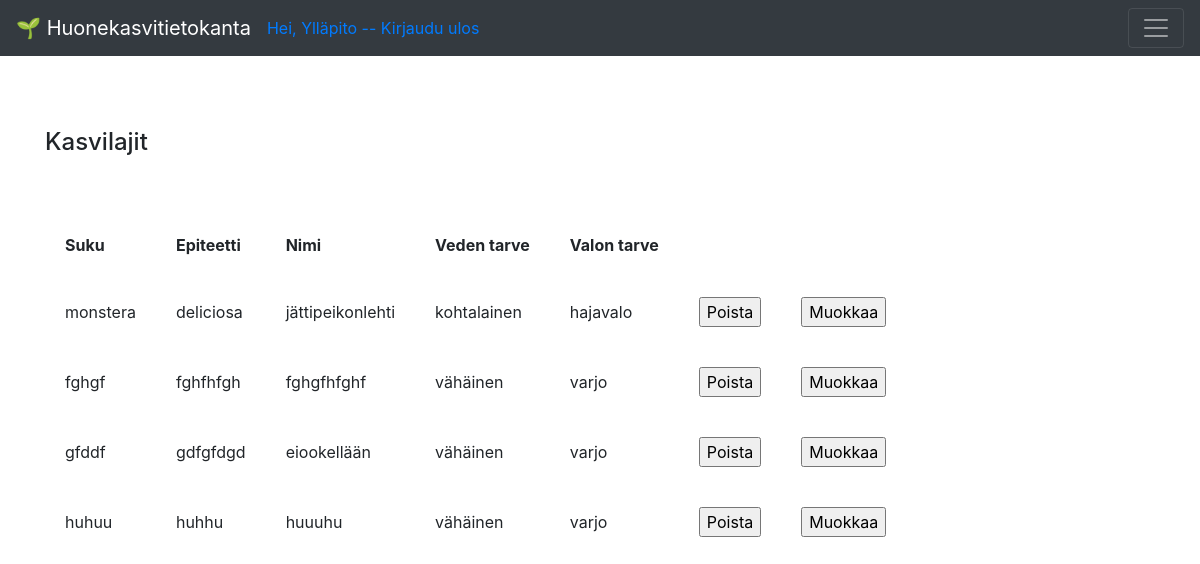
The app's page /species (signed in), older data.
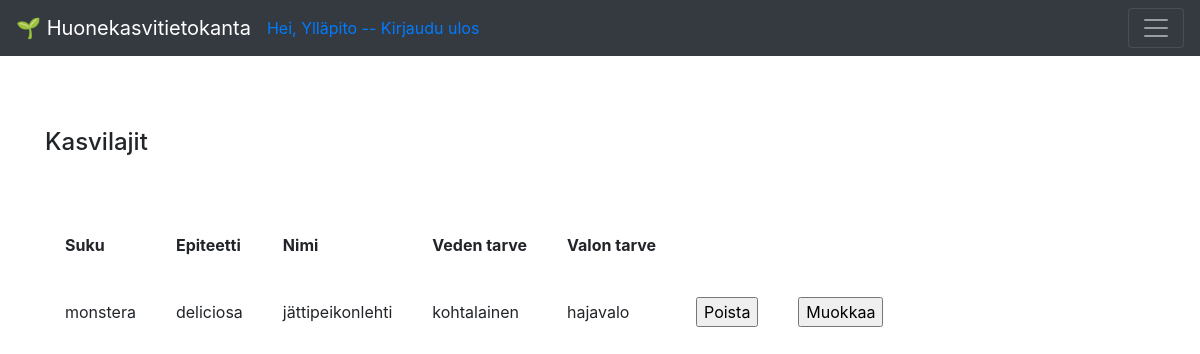
The same page, newer data.
### application/auth/models.py (models this page shows, shortened)
class User(db.Model):
    __tablename__ = "account"
    id = db.Column(db.Integer, primary_key=True)
    date_created = db.Column(db.DateTime, default=db.func.current_timestamp())
    name = db.Column(db.String(144), nullable=False)
    username = db.Column(db.String(144), nullable=False, unique=True)
    password = db.Column(db.String(144), nullable=False)
    plants = db.relationship("Plant", backref='account', lazy=True)

### application/species/models.py (models this page shows, shortened)
class Species(Base):
    __tablename__ = "species"
    genus = db.Column(db.String(144), nullable=False)
    epithet = db.Column(db.String(144), nullable=False)
    water = db.Column(db.String(144), nullable=False)
    light = db.Column(db.String(144), nullable=False)
    plants = db.relationship('Plant', backref='plant_species', lazy=True)

### application/species/views.py (the view)
@app.route("/species", methods=["GET"])
@login_required(role = "ANY")
def species_index():
    return render_template("species/list.html", species = Species.query.all())

### application/__init__.py (called while the page is built)
def login_required(role = "ANY"):
    def wrapper(fn):
        @wraps(fn)
        def decorated_view(*args, **kwargs):
            if not current_user:
                return login_manager.unauthorized()
            if not current_user.is_authenticated:
                return login_manager.unauthorized()
            unauthorized = False
            if not role == "ANY":
                unauthorized = True
                for user_role in current_user.userrole():
                    if user_role == role:
                        unauthorized = False
                        break
            if unauthorized:
                return login_manager.unauthorized()
            return fn(*args, **kwargs)
        return decorated_view
    return wrapper

@login_manager.user_loader
def load_user(user_id):
    return User.query.get(user_id)

### application/templates/species/list.html
{% extends "layout.html" %}
{% block body %}
<h4>Kasvilajit</h4>
<br>
<br>
  <table cellpadding="20">
    <tr>
      <th>Suku</th>
      <th>Epiteetti</th>
      <th>Nimi</th>
      <th>Veden tarve</th>
      <th>Valon tarve</th>
    </tr>
    {% for species in species %}
    <tr>
      <td>{{ species.genus }}</td>
      <td>{{ species.epithet }}</td>
      <td>{{ species.name }}</td>
      <td>{{ species.water }}</td>
      <td>{{ species.light }}</td>
      <td>
          {% if current_user.id == 1 %}
          <form method="POST" action="{{ url_for('species_delete', species_id=species.id) }}">
            <input type="submit" value="Poista"/>
          </form>
              </td>
              <td>
                  <form method="POST" action="{{ url_for('species_edit', species_id=species.id) }}">
                    <input type="submit" value="Muokkaa"/>
                  </form>
                      </td>
                      {% endif %}
      <td>
            </td>
    </tr>
    {% endfor %}
  </table>
{% endblock %}

### application/templates/layout.html (shortened to what this page needs)
<!DOCTYPE html>
<html>
  <head>
    <link rel="stylesheet"
          href= "https://stackpath.bootstrapcdn.com/bootstrap/4.3.1/css/bootstrap.min.css">
  </head>
  <body>
<nav class="navbar navbar-dark bg-dark">
    <a class="navbar-brand" href="#">&#127793; Huonekasvitietokanta</a>
    {% if current_user.is_authenticated %}
        <a href="{{ url_for('auth_logout') }}">Hei, {{ current_user.name }} -- Kirjaudu ulos</a>
        {% else %}
        </li><a class= "nav-link" href="{{ url_for('auth_login') }}">Kirjaudu sisään</a>
        <a class="nav-link" href="{{ url_for('auth_new') }}">Luo tunnus</a>
        {% endif %}
    <button class="navbar-toggler ml-auto"
                type="button"
                data-toggle="collapse"
                data-target="#navbarSupportedContent1">
            <span class="navbar-toggler-icon my-toggler">
          </span>
        </button>
  </nav>
<main role="main" class="container">
    <br>
    <br>
    <br>
    {% block body %}{% endblock %}
  </body>
</html>

Row changes from the older to the newer data that the page shows:
removed Species: genus "fghgf", epithet "fghfhfgh", name "fghgfhfghf", water "vähäinen", light "varjo"
removed Species: genus "gfddf", epithet "gdfgfdgd", name "eiookellään", water "vähäinen", light "varjo"
removed Species: genus "huhuu", epithet "huhhu", name "huuuhu", water "vähäinen", light "varjo"
